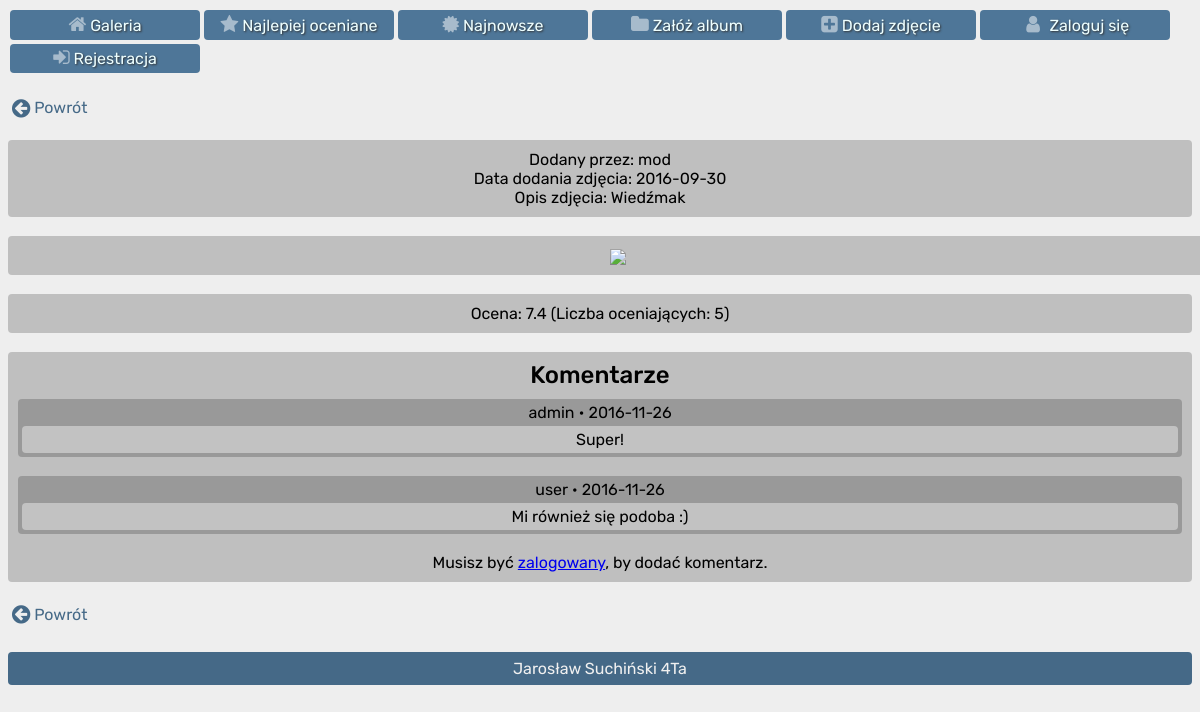
/index.php?strona=foto&id_zdjecia=10, run on the app's committed database.
### tables this page shows
CREATE TABLE IF NOT EXISTS `zadjecia` (
  `id` int(11) NOT NULL AUTO_INCREMENT,
  `tytul` varchar(255) NOT NULL,
  `id_albumu` int(11) NOT NULL,
  `data` date NOT NULL,
  `id_uzytkownika` int(11) NOT NULL,
  `zaakceptowane` tinyint(1) NOT NULL,
  PRIMARY KEY (`id`)
);

CREATE TABLE IF NOT EXISTS `uzytkownicy` (
  `id` int(11) NOT NULL AUTO_INCREMENT,
  `login` varchar(20) NOT NULL,
  `haslo` varchar(32) NOT NULL,
  `email` varchar(128) NOT NULL,
  `zarejestrowany` date NOT NULL,
  `uprawnienia` enum('uzytkownik','moderator','administrator') NOT NULL,
  `aktywny` tinyint(1) NOT NULL,
  PRIMARY KEY (`id`)
);

CREATE TABLE IF NOT EXISTS `zadjecia_komentarze` (
  `id` int(11) NOT NULL AUTO_INCREMENT,
  `id_zadjecia` int(11) NOT NULL,
  `id_uzytkownika` int(11) NOT NULL,
  `data` date NOT NULL,
  `komentarz` text NOT NULL,
  `zaakceptowany` tinyint(1) NOT NULL,
  PRIMARY KEY (`id`)
);

### foto.php (the view, shortened to what this page needs)
<?php
$pg_a = (isset($_SESSION['pg_a'])) ? $_SESSION['pg_a'] : 1;
$id_zdjecia = $_GET['id_zdjecia'];
$result = $db->query ("SELECT z.tytul, z.id_albumu, z.data,
								u.login
						FROM zadjecia AS z
						JOIN uzytkownicy AS u ON z.id_uzytkownika=u.id
						WHERE zaakceptowane AND z.id=$id_zdjecia");
$row = $result->fetch_assoc();
$login = $row['login'];
$data = $row['data'];
$tytul = $row['tytul'];
$id_albumu = $row['id_albumu'];
if ($_GET[powrot]=="top")
{
	echo "<a class='powrot' href='index.php?strona=top-foto'><i class='fa fa-arrow-circle-left fa-lg' aria-hidden='true'></i><i class='fa fa-arrow-circle-o-left fa-lg' aria-hidden='true'></i>
Powrót</a>";
}
else if ($_GET[powrot]=="new")
{
	echo "<a class='powrot' href='index.php?strona=nowe-foto'><i class='fa fa-arrow-circle-left fa-lg' aria-hidden='true'></i><i class='fa fa-arrow-circle-o-left fa-lg' aria-hidden='true'></i>
Powrót</a>";
}
else
{
	echo "<a class='powrot' href='index.php?strona=album&id_albumu=$id_albumu&page=$pg_a'><i class='fa fa-arrow-circle-left fa-lg' aria-hidden='true'></i><i class='fa fa-arrow-circle-o-left fa-lg' aria-hidden='true'></i>
Powrót</a><br><br>";
}
echo "<div class='foto'>
		Dodany przez: $login<br>
		Data dodania zdjęcia: $data<br>";
if ($tytul!='')
{
	echo "Opis zdjęcia: $tytul";
}
echo "</div><br>";
echo "<div class='foto' style='width: 1220px;'><img src='img/$id_albumu/$id_zdjecia'></div><br>";
$result = $db->query ("SELECT *
						FROM zadjecia_oceny
						WHERE id_zadjecia='$id_zdjecia'");
$ilosc_oceniajacych =$result->num_rows;
$suma_ocen = $db->query ("SELECT SUM(ocena)  as ile
						FROM zadjecia_oceny
						WHERE id_zadjecia='$id_zdjecia'");
$suma = $suma_ocen->fetch_assoc();
@$ocena =$suma['ile']/$ilosc_oceniajacych;
echo "<div class='foto'>Ocena: ".round($ocena, 2)." (Liczba oceniających: ".$ilosc_oceniajacych.")<br>";
echo "</div><br>";
echo "<div class='foto'>
		<h3>Komentarze</h3>";
$result = $db->query("SELECT u.login AS login, k.data AS data, k.komentarz AS kom
					FROM zadjecia_komentarze AS k
					JOIN uzytkownicy AS u
					ON u.id=k.id_uzytkownika
					WHERE id_zadjecia='$id_zdjecia'");
$ile = $result->num_rows;
if($ile>0)
{
	while ($row = $result->fetch_assoc())
	{
		$login = $row['login'];
		$data = $row['data'];
		$kom = $row['kom'];
		echo "<div class='kom'>
				$login • $data
				<br>
				<div class='komt'>$kom</div>
				</div><br>";
	}
}
else
{
	echo "<div class='kom'>Nie dodano jeszcze żadnych komentarzy.</div><br>";
}
if(isset($_SESSION["userData"]))
{
	echo "<form action='dodaj-komentarz.php' method='post' enctype='multipart/form-data' accept='text/html'>
			<label>
			Dodaj komentarz:
			</label>
			<textarea cols='60' rows='5' name='komentarz' placeholder='Napisz komentarz'></textarea>
			<br>
			<input type='hidden' value='$id_zdjecia' name='id_zdjecia'></input>
			<input type='submit' value='Skomentuj'></input>
			</form>";
}
else
{
	echo "Musisz być <a href='index.php'>zalogowany</a>, by dodać komentarz.<br>";
}
echo "</div><br>";
if ($_GET[powrot]=="top")
{
	echo "<a class='powrot' href='index.php?strona=top-foto'><i class='fa fa-arrow-circle-left fa-lg' aria-hidden='true'></i><i class='fa fa-arrow-circle-o-left fa-lg' aria-hidden='true'></i>
Powrót</a>";
}
else if ($_GET[powrot]=="new")
{
	echo "<a class='powrot' href='index.php?strona=nowe-foto'><i class='fa fa-arrow-circle-left fa-lg' aria-hidden='true'></i><i class='fa fa-arrow-circle-o-left fa-lg' aria-hidden='true'></i>
Powrót</a>";
}
else
{
	echo "<a class='powrot' href='index.php?strona=album&id_albumu=$id_albumu&page=$pg_a'><i class='fa fa-arrow-circle-left fa-lg' aria-hidden='true'></i><i class='fa fa-arrow-circle-o-left fa-lg' aria-hidden='true'></i>
Powrót</a><br><br>";
}
?>

### index.php (shortened to what this page needs)
<!DOCTYPE html>
<html>
	<head>
		<link rel="stylesheet" href="https://cdnjs.cloudflare.com/ajax/libs/bootstrap-select/1.12.1/css/bootstrap-select.min.css">
		<link rel="stylesheet" type="text/css" href="css/jbootstrap.css"/>
		<link rel="stylesheet" href="https://maxcdn.bootstrapcdn.com/font-awesome/4.7.0/css/font-awesome.min.css"/>
		<link rel="stylesheet" type="text/css" href="css/style.css"/>
	</head>
<body>
	<?php
		include 'nav.php';
	?>
	<section>
		<?php
			if (isset($_GET['strona'])) include_once $_GET['strona'] . '.php';
			else include_once 'reg-log.php';
		?>
	</section>
	<footer>Jarosław Suchiński 4Ta</footer>
</body>
</html>

### nav.php (shortened to what this page needs)
<nav>
	<a id="gal" class='button' href='index.php?strona=galeria'><i class='fa fa-home'></i>	Galeria</a>
	<a id="top-f" class='button' href='index.php?strona=top-foto'><i class='fa fa-star'></i>	Najlepiej oceniane</a>
	<a id="new-f" class='button' href='index.php?strona=nowe-foto'><i class='fa fa-certificate'></i>	Najnowsze</a>
	<?php
		if(!isset($_SESSION["userData"]))
		{
			echo "<a class='button' href='index.php?log_err'><i class='fa fa-folder' aria-hidden='true'></i>	Załóż album</a>";
			echo "<a class='button' href='index.php?log_err'><i class='fa fa-plus-square' aria-hidden='true'></i>	Dodaj zdjęcie</a>";
			echo "<a id='b-log' class='button' href='index.php'><i class='fa fa-user fa-fw' aria-hidden='true'></i>	Zaloguj się</a>";
			echo "<a id='b-reg' class='button' href='index.php?strona=reg-log'><i class='fa fa-sign-in' aria-hidden='true'></i>	Rejestracja</a>";
		}
	?>
</nav>
<?php
	echo "<br>";
?>

### css/style.css (style rules this page uses)
body { background-color: #eee; font-family: 'Rubik', sans-serif; }
i { text-shadow: none; }
footer, header { margin: auto; margin-top: 5px; margin-bottom: 5px; padding: 7px; background-color: #456987; font-size: 16px; text-align: center; color: #f0f0f0; border-radius: 4px; }
.button { background-color:#4E7698; padding: 0.3em 1em 0.3em 1em; margin: 3px; border-radius: 4px; float: left; text-align: center; text-decoration: none; color: #EFF; text-shadow: 1px 1px 2px #333; }
nav > a.button { padding: 0.3em 8px 0.3em 8px; margin: 2px; float: left; cursor: pointer; width: 190px; }
nav > a > i.fa { font-size: 120%; color: rgba(255,255,255,0.5); }
a.powrot { margin: 4px; text-decoration: none; color: #456987; display: inline-block; }
div.foto, div.kom, div.komt { text-align: center; max-width: 1220px; max-height: 1220px; min-width: 360px; margin: auto; padding: 10px; border-radius: 4px; background-color: rgba(0, 0, 0, 0.2); }
div.foto > h3 { margin-top: 0px; }
div.kom, div.komt { min-width: 340px; padding: 4px; }
div.komt { min-width: 332px; margin-top: 4px; background-color: rgba(255, 255, 255, 0.4); }

### data on the page
zadjecia: uzytkownicy.login "mod", data "2016-09-30", tytul "Wiedźmak"
zadjecia_komentarze: uzytkownicy.login "admin", data "2016-11-26", komentarz "Super!"
zadjecia_komentarze: uzytkownicy.login "user", data "2016-11-26", komentarz "Mi również się podoba :)"

### other printed values
$ocena "7.4"
$ilosc_oceniajacych "5"
